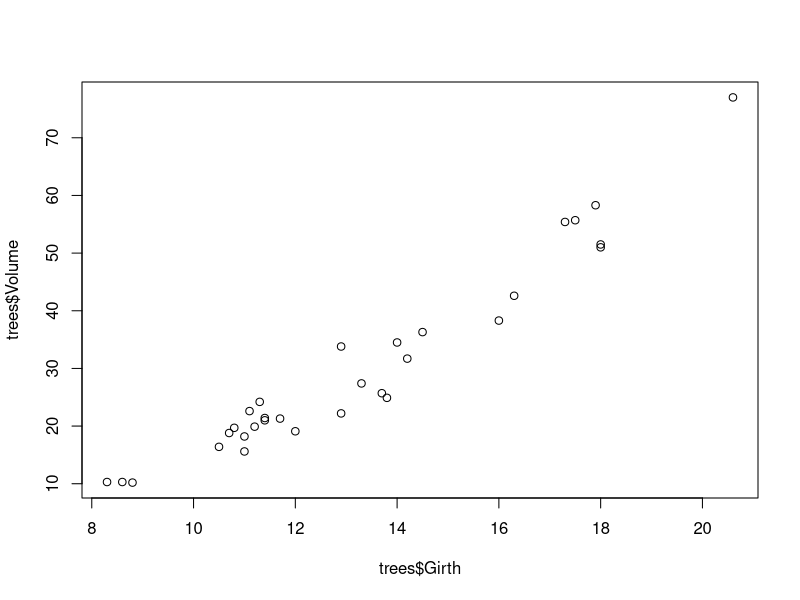
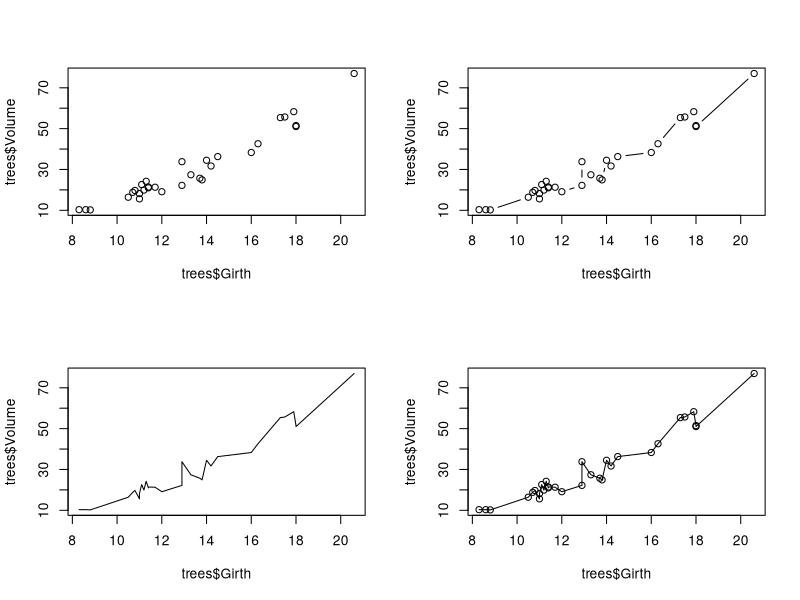
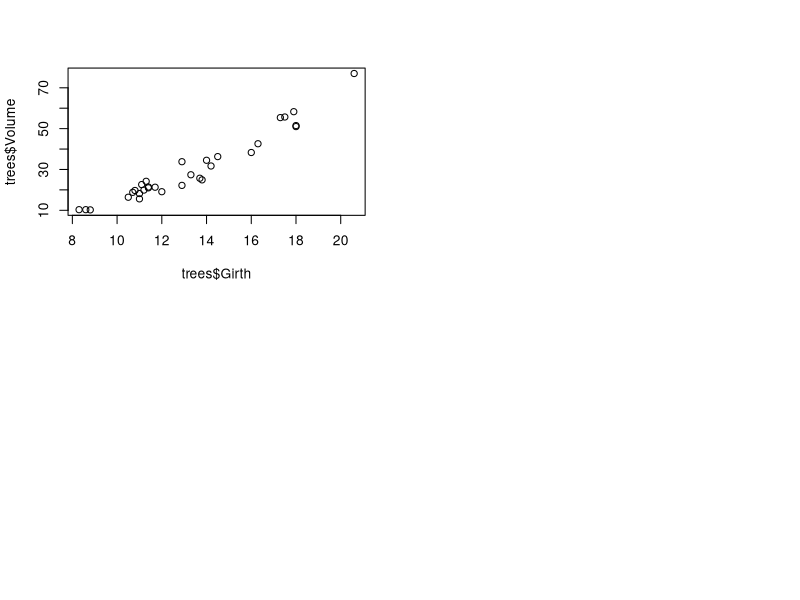
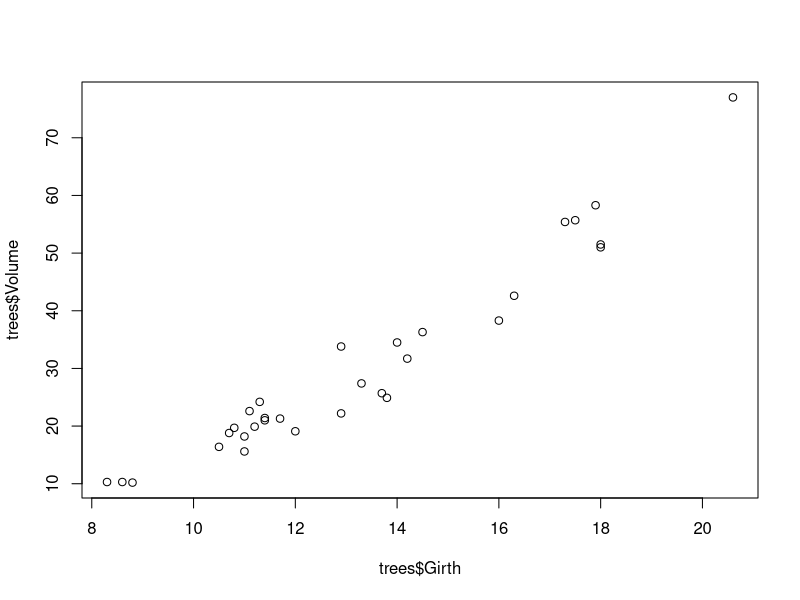
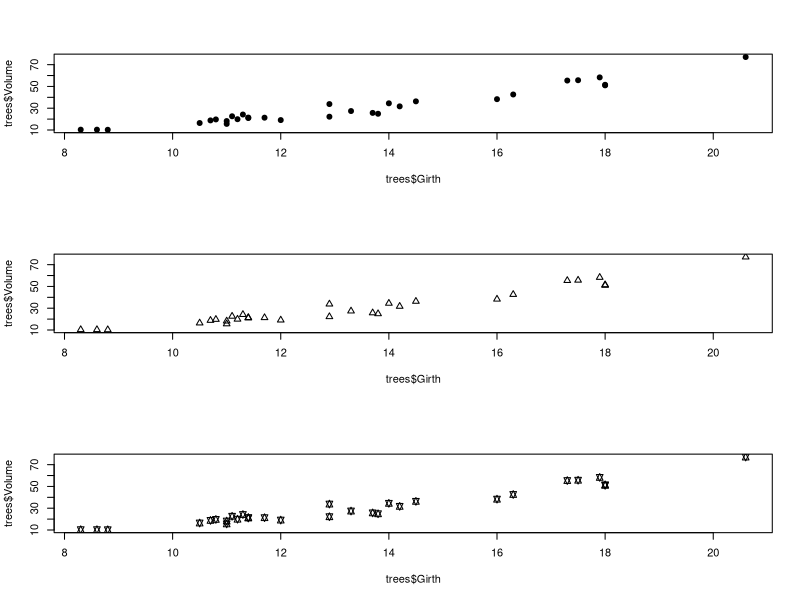
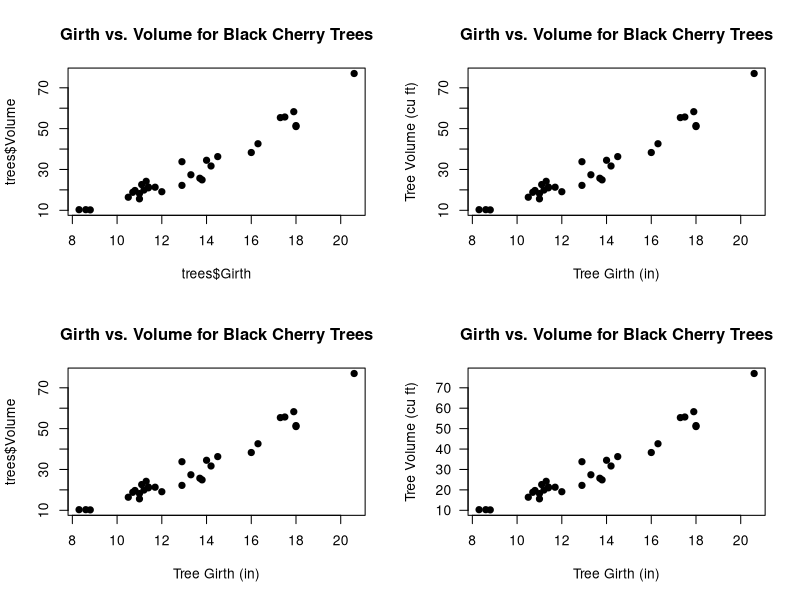
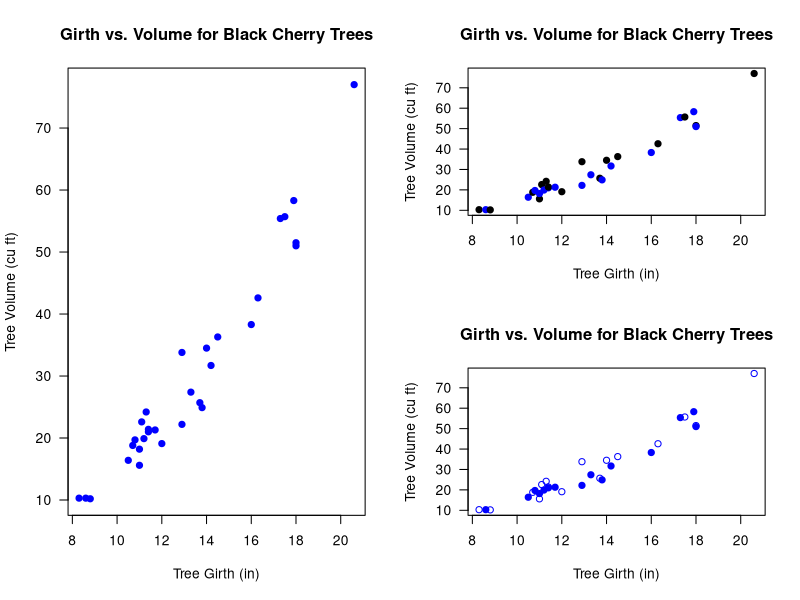
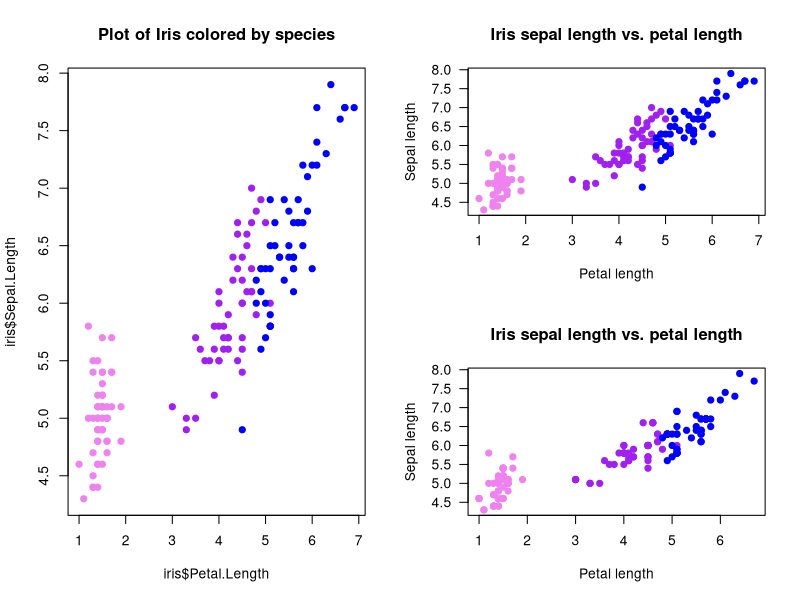

R code for these plots, in order:

##################################################
####                                          ####  
####  R Bootcamp #1, Module 3                 ####
####                                          #### 
####   University of Nevada, Reno             ####
####                                          #### 
##################################################

## NOTE: this module borrows heavily from an R short-course developed by a team at Colorado State University. 
   # Thanks to Perry Williams for allowing us to use these materials!!
   # Thanks to John Tipton at CSU for developing much of this module (plotting in R)!

############################################
####  Data visualization and statistics ####
############################################


# ?trees      # description of built in dataset  (uncomment to run)

dim(trees)   # Show the dimension of the trees dataframe                                              

str(trees)   # Show the structure of the trees dataframe

head(trees)   # Show the first few observations of the trees dataframe


# Access the columns 
trees$Girth     
trees$Volume


plot(x=trees$Girth, y=trees$Volume)    # use R's built-in "trees" dataset: ?trees


?par

par()   # view the default graphical parameters (can be kind of overwhelming!)


# Use "layout" to define a 2 row x 2 column matrix with elements 1, 2, 3, and 4.
# This divides the image into four sections and then fills these with the plot function
layout(matrix(1:4, nrow=2, ncol=2))

# layout.show(4)   # uncomment to run

  # par(mfrow=c(2,2))  # (alternative way to do this)

plot(x=trees$Girth, y=trees$Volume)             # points
plot(x=trees$Girth, y=trees$Volume, type="l")   # lines
plot(x=trees$Girth, y=trees$Volume, type="b")   # both
plot(x=trees$Girth, y=trees$Volume, type="o")   # both with conected lines


plot(x=trees$Girth, y=trees$Volume)             ## The plot is still in 4 parts

graphics.off()                                  ## now the plot is reset!

# layout(1)   # (alternative way to reset back to a single plot)

plot(x=trees$Girth, y=trees$Volume)             ## The plot is still in 4 parts



# Use layout to define a 3 row x 1 column matrix with elements 1, 2, and 3.
# This divides the image into three sections and then fills these with the plot function
layout(matrix(1:3, nrow=3, ncol=1))

# pch: 'plotting character' changes the type of point that is used (default is an open circle)!
plot(x=trees$Girth, y=trees$Volume, pch=19)     # filled point
plot(x=trees$Girth, y=trees$Volume, pch=2)      # open triangle
plot(x=trees$Girth, y=trees$Volume, pch=11)     # star


layout(matrix(1:4, 2, 2))
# main: adds a title
plot(x=trees$Girth, y=trees$Volume, pch=19, 
     main="Girth vs. Volume for Black Cherry Trees")

# xlab: adds an x axis label
plot(x=trees$Girth, y=trees$Volume, pch=19, 
     main="Girth vs. Volume for Black Cherry Trees", 
     xlab="Tree Girth (in)")

# ylab: adds a y axis label
plot(x=trees$Girth, y=trees$Volume, pch=19, 
     main="Girth vs. Volume for Black Cherry Trees", 
     xlab="Tree Girth (in)", ylab="Tree Volume (cu ft)")

# las: rotates axis labels; las=1 makes them all parallel to reading direction
plot(x=trees$Girth, y=trees$Volume, pch=19, 
     main="Girth vs. Volume for Black Cherry Trees", 
     xlab="Tree Girth (in)", ylab="Tree Volume (cu ft)", 
     las=1)


# Use layout to define a 2 row x 2 column matrix with elements 1, 1, 2, and 3.
# This divides the image into four sections but fills the first two sections
# with the first plot and then fills these next two sections with the final two plots
layout(matrix(c(1, 1, 2, 3), nrow=2, ncol=2))

# col: select a color for the plotting characters
plot(x=trees$Girth, y=trees$Volume, pch=19, 
     main="Girth vs. Volume for Black Cherry Trees",
     xlab="Tree Girth (in)", ylab="Tree Volume (cu ft)",
     las=1, col="blue")

# We can use the c() function to make a vector and have several colors, plotting characters, etc. per plot.
# We start with alternating colors for each point
plot(x=trees$Girth, y=trees$Volume, pch=19, 
     main="Girth vs. Volume for Black Cherry Trees",
     xlab="Tree Girth (in)", ylab="Tree Volume (cu ft)", 
     las=1, col=c("black", "blue"))

# And we can also alternate the plotting symbol at each point.
plot(x=trees$Girth, y=trees$Volume, pch=c(1,19), 
     main="Girth vs. Volume for Black Cherry Trees", 
     xlab="Tree Girth (in)", ylab="Tree Volume (cu ft)", 
     las=1, col="blue")


?iris
head(iris)     # display first few rows of data
dim(iris)      # dimensionality of the data
str(iris)      # details of the data structure


plot.colors <- c("violet", "purple", "blue")   # define the colors for representing species ID


color.vector <- rep(x=plot.colors, each=50)
color.vector
## color vector is now a list of our colors, each repeated 50 times

plot(x=iris$Petal.Length, y=iris$Sepal.Length, pch=19, col=color.vector, 
     main="Plot of Iris colored by species")


names(plot.colors) <- levels(iris$Species)   # the "levels()" function returns all unique labels for any "factor" variable    
plot.colors


# generate a vector of colors for our plot (one color for each observation)

indices <- match(iris$Species,names(plot.colors))   # the "match()" function goes through each element of the first vector and finds the matching index in the second vector         
color.vector2 <- plot.colors[indices]



plot(x=iris$Petal.Length, y=iris$Sepal.Length, pch=19, col=color.vector2, 
     main="Iris sepal length vs. petal length", xlab="Petal length", 
     ylab="Sepal length", las=1)


# make a new version of the iris data frame that is neither in order nor has the same number of observations for each species (to illustrate generality of the new method)

iris2 <- iris[sample(1:nrow(iris),replace = T),]   # use the "sample()" function to create a randomized ("bootstrapped") version of the iris data frame

# now repeat the above steps:

indices <- match(iris2$Species,names(plot.colors))   # the "match()" function returns the indices of the first vector that match the second vector   
color.vector2 <- plot.colors[indices]
plot(x=iris2$Petal.Length, y=iris2$Sepal.Length, pch=19, col=color.vector2, 
     main="Iris sepal length vs. petal length", xlab="Petal length", 
     ylab="Sepal length", las=1)


## The old method is NOT general:

color.vector <- rep(x=plot.colors, each=50)
plot(x=iris2$Petal.Length, y=iris2$Sepal.Length, pch=19, col=color.vector, 
     main="Plot of Iris colored by species (not!)")


# ?legend

layout(matrix(1:3, nrow=1, ncol=3))

# Plot
plot(x=iris$Petal.Length, y=iris$Sepal.Length, pch=19, col=color.vector, 
     main="Iris sepal length vs. petal length", xlab="Petal length", 
     ylab="Sepal length", las=1)

# First legend
legend("topleft", pch=19, col=plot.colors, legend=unique(iris$Species))

# Second plot
plot(x=iris$Petal.Length, y=iris$Sepal.Length, pch=19, col=color.vector,
     main="Iris sepal length vs. petal length", 
     xlab="Petal length", ylab="Sepal length", las=1)

# Second legend
# The bty="n" argument suppresses the border around the legend. (A personal preference)
legend("topleft", pch=19, col=plot.colors, 
       legend=c("I. setosa", "I. versicolor", "I. virginica"), bty="n")


# Plot Three
plot(x=iris$Petal.Length, y=iris$Sepal.Length, pch=19, col=color.vector, 
     main="Iris sepal length vs. petal length", 
     xlab="Petal length", ylab="Sepal length", las=1)

#Legend tree with Italics
legend("topleft", pch=19, col=plot.colors, 
       legend=c("I. setosa", "I. versicolor", "I. virginica"), 
       bty="n", text.font=3)


## Diplaying gradients (continuous data) using color and size

?mtcars

head(mtcars)


## Plot fuel economy by weight

plot(mpg~wt,  data=mtcars,pch=20,xlab="Vehicle weight (1000 lbs)",ylab="Fuel economy (mpg)")      # note the tilde, which can be read "as a function of" -- i.e., "mpg as a function of wt"   
 

## Plot fuel economy by weight and horsepower

hp_rescale <- with(mtcars,(hp-min(hp))/diff(range(hp)))    # scale from 0 to 1

plot(mpg~wt,  data=mtcars,pch=1,xlab="Vehicle weight (1000 lbs)",ylab="Fuel economy (mpg)",cex=(hp_rescale+0.6)*1.2)   # plot with different sized points

legend("topright",pch=c(1,1),pt.cex=c(0.6,0.6*1.2),legend=paste(range(mtcars$hp),"horsepower"),bty="n")


 

## Plot fuel economy by weight and horsepower again- this time by color

colramp <- terrain.colors(125)

colindex <- round(hp_rescale*99+1)

plot(mpg~wt,  data=mtcars,pch=20,cex=2,xlab="Vehicle weight (1000 lbs)",ylab="Fuel economy (mpg)",col=colramp[colindex])   # plot with different sized points

legend("topright",pch=c(20,20),pt.cex=c(2,2),col=c(colramp[1],colramp[100]),legend=paste(range(mtcars$hp),"horsepower"),bty="n")


 

## calculate the mean Sepal Length of for each species
bar.heights <- tapply(iris$Sepal.Length, iris$Species, mean)   #use "tapply()" function, which summarizes a numeric variable by levels of a categorical variable)

# The basic 'barplot()' function
barplot(bar.heights)


# Let's add some flair
barplot(bar.heights, names.arg=c("I. setosa", "I. versicolor", "I. virginica"), 
        las=1, col=adjustcolor(plot.colors, alpha.f=0.5),
        main="Sepal length for 3 Irises", ylab="Sepal length (cm)")


CI <- 2 * by(iris$Sepal.Length, iris$Species, sd)
lwr <- bar.heights - CI
upr <- bar.heights + CI

# I used the ylim= argument to pass a 2-element numeric vector specifying the y extent of the barplot (y axis lower and upper bounds). I added some extra room on the top to account for error bars.
# Importantly, assign the barplot to an object. I called it 'b' but you can call it whatever you like. (otherwise, it's hard to know what the "X" values of the error bars are!)

b <- barplot(bar.heights, 
             names.arg=c("I. setosa", "I. versicolor", "I. virginica"), 
             las=1, ylim=c(0,8), col=adjustcolor(plot.colors, alpha.f=0.5),
             main="Sepal length for 3 Irises", ylab="Sepal length (cm)")

# Specify where each arrow starts (x0= and y0=) and ends (x1= and y1=)
arrows(x0=b, x1=b, y0=lwr, y1=upr, code=3, angle=90, length=0.1)

# ?arrows


layout(matrix(1:2, 1, 2))

## y-axis is in counts by default (total observations in each "bin")
hist(iris$Sepal.Length, main="Histogram of Sepal Length",
     xlab = "Sepal Length")

## change y-axis to proportions of the entire dataset using freq=FALSE
hist(iris$Sepal.Length, freq=FALSE, main="Histogram of Sepal Length", 
     xlab = "Sepal Length")
## Add a density estimator

lines(density(iris$Sepal.Length))   # add a line to the histogram to approximate the probability density of the data distribution
curve(dnorm(x,mean(iris$Sepal.Length),sd(iris$Sepal.Length)),add=T,col="red",lty=3)   # add a normal distribution


pairs(iris)


?ToothGrowth
head(ToothGrowth)


prop <- c(0.18, 0.25, 0.13, 0.05)
asympLCL <- c(0.14, 0.20, 0.11, 0.035)
asympUCL <- c(0.24, 0.33, 0.18, 0.09)


set.seed(13)
n <- 20 # Number of experimental trials
a <- 12
b <- 1.5

rings <- round(runif(n)*50)  # number of bell rings
wings <- round(a + b*rings + rnorm(n, sd=5))       # number of angels who get their wings
offset <- rpois(n, lambda=10)           # measurement error
lwr <- wings - offset                 
upr <- wings + offset


####################
# STATISTICS!
####################

#####
#####  Load Data
#####

sculpin.df <- read.csv("sculpineggs.csv")

head(sculpin.df)


#####
#####  Summary Statistics
#####

mean(sculpin.df$NUMEGGS)      # compute sample mean
median(sculpin.df$NUMEGGS)    # compute sample median

min(sculpin.df$NUMEGGS)       # sample minimum
max(sculpin.df$NUMEGGS)       # sample maximum
range(sculpin.df$NUMEGGS)     # both min and max.

quantile(sculpin.df$NUMEGGS,0.5)            # compute sample median using quantile function
quantile(sculpin.df$NUMEGGS,c(0.25,0.75))   # compute sample quartiles

var(sculpin.df$NUMEGGS)           # sample variance
sd(sculpin.df$NUMEGGS)            # sample standard deviation
sd(sculpin.df$NUMEGGS)^2          # another way to compute variance
var(sculpin.df$NUMEGGS)^0.5       # another way to compute std. dev.

colMeans(sculpin.df)           # column mean of data frame
apply(sculpin.df,2,mean)       # column mean of data frame   # note the use of the "apply()" function. 
apply(sculpin.df,2,median)     # column median of data frame


########
# Or just use the "summary()" function!

summary(sculpin.df) # provides a set of summary statistics for all columns in a data frame. 



###########
# Deal with missing data

newdf <- read.table(file="data_missing.txt", sep="\t", header=T)  # load dataset with missing data

mean(newdf$Export)

mean(newdf$Export,na.rm = TRUE)


#####
#####  Plot data 
#####

hist(sculpin.df$NUMEGGS)

plot(x = sculpin.df$FEMWT,y = sculpin.df$NUMEGGS)


#####
#####  Linear Regression  
#####

m1 <- lm(NUMEGGS ~ FEMWT, data=sculpin.df)      # fit linear regression model

m1                                      # view estimates of intercept and slope 
summary(m1)                             # view summary of fit
summary(m1)$r.squared                   # extract R-squared
confint(m1)                             # confidence intervals for intercept and slope
AIC(m1)                                 # report AIC (Akaike's Information Criterion, used to perform model selection) 

plot(x = sculpin.df$FEMWT,y = sculpin.df$NUMEGGS)    # plot data
abline(m1)                                           # plot line of best fit

########
# Use the "predict()" function!

FEMWT.pred <- data.frame(FEMWT = 30)                   # create new data frame to predict number of eggs at FEMWT of 30
predict(m1,newdata=FEMWT.pred)                         # make prediction
predict(m1,newdata=FEMWT.pred,interval="confidence")   # make prediction and get confidence interval
predict(m1,newdata=FEMWT.pred,interval="prediction")   # make prediction and get prediction interval



##########
#  Explore the use of the "I()" syntax to interpret mathematical expressions literally (as is) within formulas. 

mod_noI <- lm(NUMEGGS ~ FEMWT^2, data=sculpin.df)                  # fit linear regression model. But the "^2" doesn't seem to do anything here? What happened?
summary(mod_noI)

mod_withI <- lm(NUMEGGS ~ I(FEMWT^2), data=sculpin.df)                  # fit linear regression model
summary(mod_withI)


##################################
####  Model selection example ####
##################################

## Try to work through these examples and make sure you understand them before moving on to the challenge exercises.

m1 <- lm(NUMEGGS ~ FEMWT, data=sculpin.df)                  # fit linear regression model
summary(m1)

m2 <- lm(NUMEGGS ~ 1, data=sculpin.df)                      # fit linear regression with intercept only (mean model)
summary(m2)

m3 <- lm(NUMEGGS ~ I(FEMWT^0.5), data=sculpin.df)           # fit linear regression with intercept and sqrt of FEMWT term
summary(m3)


plot(NUMEGGS ~ FEMWT,data=sculpin.df)                      # plot data
abline(m1,col="black")                                     # plot line of best fit
abline(m2,col="red")                                       # plot intercept only model

#########
#  Here's a flexible method for drawing any arbitrary non-linear relationship!
FEMWT.pred <- data.frame(FEMWT = seq(10,45,by=0.1))        # create new data frame to predict number of eggs from FEMWT of 10 to 45 by increments of 0.1
NUMEGGS.pred <- predict(m3,newdata=FEMWT.pred)             # make prediction using "predict()" function
lines(FEMWT.pred$FEMWT,NUMEGGS.pred,col="green")  # plot sqrt model (note the use of the "lines()" function to draw a line!)

########
# Perform model selection!


#Compare models using AIC
AIC(m1)
AIC(m2)
AIC(m3)

#Compare models using R-squared
summary(m1)$r.squared 
summary(m2)$r.squared 
summary(m3)$r.squared 

#########
#  And finally, here's how you can draw a confidence interval or prediction interval around a regression relationship!

plot(NUMEGGS ~ FEMWT,data=sculpin.df)                      # plot data
NUMEGGS.confint <- predict(m3,newdata=FEMWT.pred,interval="prediction")             # use "predict()" function to compute the prediction interval!
points(FEMWT.pred$FEMWT,NUMEGGS.confint[,"fit"],col="green",typ="l",lwd=2)  # plot fitted sqrt model
points(FEMWT.pred$FEMWT,NUMEGGS.confint[,"lwr"],col="green",typ="l",lty=2)  # plot fitted sqrt model
points(FEMWT.pred$FEMWT,NUMEGGS.confint[,"upr"],col="green",typ="l",lty=2)  # plot fitted sqrt model
